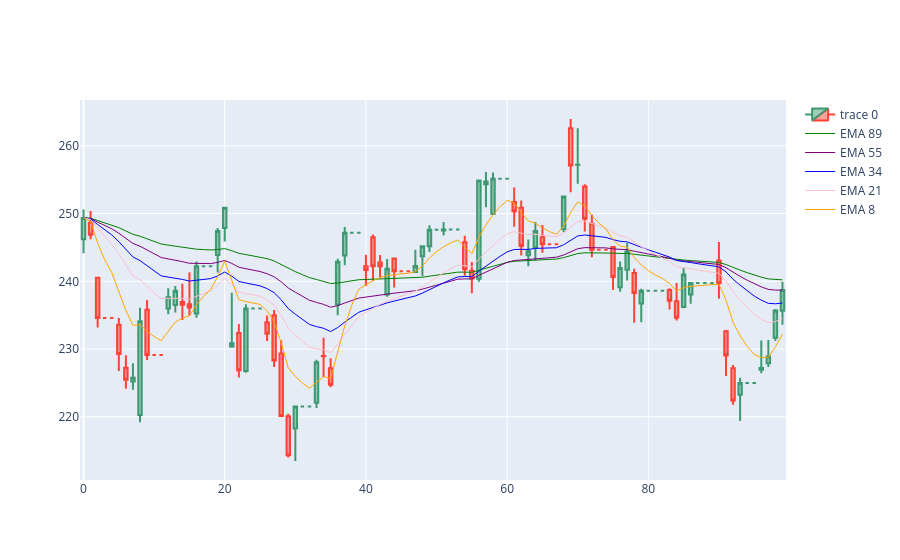

Source (notebook cell):
### Code cell
import plotly.io as pio
import plotly.graph_objects as go  

dfpl = df2[0:100]

fig = go.Figure(
    data=[
        go.Candlestick(
            x=dfpl.index,
            open=dfpl['Open'],
            high=dfpl['High'],
            low=dfpl['Low'],
            close=dfpl['Close']),
        go.Scatter(
            x=dfpl.index, 
            y=dfpl['ema89'],
            line=dict(color='green', width=1), 
            name="EMA 89"),
        go.Scatter(
            x=dfpl.index, 
            y=dfpl['ema55'],
            line=dict(color='purple', width=1), 
            name="EMA 55"),
        go.Scatter(
            x=dfpl.index, 
            y=dfpl['ema34'],
            line=dict(color='blue', width=1), 
            name="EMA 34"),
        go.Scatter(
            x=dfpl.index, 
            y=dfpl['ema21'],
            line=dict(color='pink', width=1), 
            name="EMA 21"),
        go.Scatter(
            x=dfpl.index, 
            y=dfpl['ema8'],
            line=dict(color='orange', width=1), 
            name="EMA 8")
    ]
)

fig.update_layout(xaxis_rangeslider_visible=False)
fig.show()
